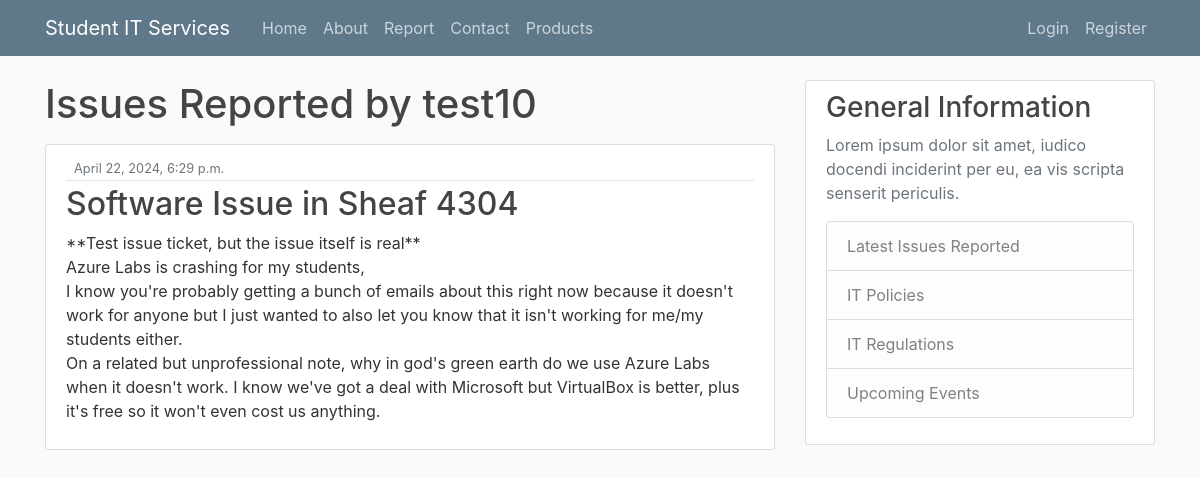
Page /issue/test10 on the committed database.
### itreporting/models.py (models this page shows, shortened)
class Issue(models.Model):
    type = models.CharField(max_length = 100 , choices = [('Hardware', 'Hardware'), ('Software', 'Software')])
    room = models.CharField(max_length = 100)
    urgent = models.BooleanField(default = False)
    details = models.TextField()
    date_submitted = models.DateTimeField(default = timezone.now)
    author = models.ForeignKey(User, related_name = 'issues', on_delete = models.CASCADE)
    def __str__(self):
        return f'{self.type} Issue in {self.room}'

### itreporting/views.py (the view)
# urls.py: path('issue/<str:username>', UserPostListView.as_view(), name = 'user-issues'),
class UserPostListView(ListView):
    model = Issue
    template_name = 'itreporting/user_issues.html'
    context_object_name = 'issues'
    paginate_by = 5
    def get_queryset(self):
        user=get_object_or_404(User, username=self.kwargs.get('username'))
        return Issue.objects.filter(author=user).order_by('-date_submitted')

### itreporting/templates/itreporting/user_issues.html (shortened to what this page needs)
{% extends "itreporting/base.html" %}
{% block content %}
<h1 class="mb-3"> Issues Reported by {{ view.kwargs.username }} {% if is_paginated %} (page {{page_obj.number}} of {{page_obj.paginator.num_pages}}){% endif %}</h1>
{% for issue in issues %}
    <article class="media content-section">
        <div class="media-body">
            <div class="article-metadata">
                <small class="text-muted">{{ issue.date_submitted }}</small>
            </div>
            <h2><a class="article-title" href="{% url 'itreporting:issue-detail' issue.id %}">{{ issue }}</a></h2>
            <p class="article-content">{{ issue.details }}</p>
        </div>
    </article>
{% endfor %}
{% endblock content %}

### itreporting/static/css/styles.css (style rules this page uses)
html { position: relative; min-height: 100%; }
body { background: #fafafa; color: #333333; margin-top: 5rem; margin-bottom: 50px; }
h1, h2, h3, h4, h5, h6 { color: #444444; }
.content-section { background: #ffffff; padding: 10px 20px; border: 1px solid #dddddd; border-radius: 3px; margin-bottom: 20px; }
.article-title { color: #444444; }
.article-content { white-space: pre-line; }
.article-metadata { padding-bottom: 1px; margin-bottom: 4px; border-bottom: 1px solid #e3e3e3 }

### rows in the picture
Issue: date_submitted "April 22, 2024, 6:29 p.m.", type+room "Software Issue in Sheaf 4304", details "**Test issue ticket, but the issue itself is real** Azure Labs is crashing for my students, I know you're probably getting a bunch of emails about this right now because it doesn't work for anyone but I just wanted to also let you know that it isn't working for me/my students either. On a related but unprofessional note, why in god's green earth do we use Azure Labs when it doesn't work. I know we've got a deal with Microsoft but VirtualBox is better, plus it's free so it won't even cost us anything."

### other values in the picture
{{ view.kwargs.username }} "test10"
